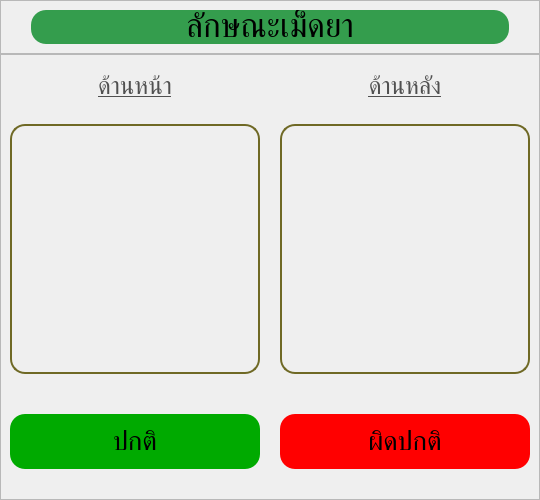
         <widget class="QWidget" name="characteristics_page">
          <layout class="QVBoxLayout" name="verticalLayout_14">
           <property name="spacing">
            <number>0</number>
           </property>
           <property name="leftMargin">
            <number>0</number>
           </property>
           <property name="topMargin">
            <number>0</number>
           </property>
           <property name="rightMargin">
            <number>0</number>
           </property>
           <property name="bottomMargin">
            <number>0</number>
           </property>
           <item>
            <widget class="QFrame" name="thickness_frame_2">
             <property name="maximumSize">
              <size>
               <width>16777215</width>
               <height>80</height>
              </size>
             </property>
             <property name="frameShape">
              <enum>QFrame::StyledPanel</enum>
             </property>
             <property name="frameShadow">
              <enum>QFrame::Raised</enum>
             </property>
             <layout class="QHBoxLayout" name="horizontalLayout_33">
              <property name="leftMargin">
               <number>30</number>
              </property>
              <property name="rightMargin">
               <number>30</number>
              </property>
              <item>
               <widget class="QLabel" name="thickness_title_2">
                <property name="maximumSize">
                 <size>
                  <width>16777215</width>
                  <height>50</height>
                 </size>
                </property>
                <property name="font">
                 <font>
                  <family>Kanit</family>
                  <pointsize>25</pointsize>
                 </font>
                </property>
                <property name="styleSheet">
                 <string notr="true">background-color: rgb(52, 157, 77);
border-radius: 15px;</string>
                </property>
                <property name="text">
                 <string>ลักษณะเม็ดยา</string>
                </property>
                <property name="alignment">
                 <set>Qt::AlignCenter</set>
                </property>
               </widget>
              </item>
             </layout>
            </widget>
           </item>
           <item>
            <widget class="QFrame" name="characteristics_frame">
             <property name="styleSheet">
              <string notr="true">QLabel {
	border: solid;
	border-width: 2px;
	border-color: rgb(111, 105, 37);
	border-radius: 15px;
	padding: 10px;
}

QPushButton {
	margin-top: 25px;
	border-radius: 15px;
}</string>
             </property>
             <property name="frameShape">
              <enum>QFrame::StyledPanel</enum>
             </property>
             <property name="frameShadow">
              <enum>QFrame::Raised</enum>
             </property>
             <layout class="QGridLayout" name="gridLayout_4">
              <property name="bottomMargin">
               <number>30</number>
              </property>
              <property name="horizontalSpacing">
               <number>20</number>
              </property>
              <property name="verticalSpacing">
               <number>15</number>
              </property>
              <item row="1" column="0">
               <widget class="QLabel" name="tablet_front_img">
                <property name="minimumSize">
                 <size>
                  <width>250</width>
                  <height>250</height>
                 </size>
                </property>
                <property name="maximumSize">
                 <size>
                  <width>250</width>
                  <height>250</height>
                 </size>
                </property>
                <property name="text">
                 <string/>
                </property>
                <property name="pixmap">
                 <pixmap resource="../../../resource.qrc">:/assets/icon/picture_default.png</pixmap>
                </property>
                <property name="scaledContents">
                 <bool>true</bool>
                </property>
               </widget>
              </item>
              <item row="2" column="1">
               <widget class="QPushButton" name="characteristics_abnomal">
                <property name="minimumSize">
                 <size>
                  <width>120</width>
                  <height>80</height>
                 </size>
                </property>
                <property name="font">
                 <font>
                  <family>Kanit</family>
                  <pointsize>20</pointsize>
                 </font>
                </property>
                <property name="cursor">
                 <cursorShape>PointingHandCursor</cursorShape>
                </property>
                <property name="styleSheet">
                 <string notr="true">background-color: rgb(255, 0, 0);</string>
                </property>
                <property name="text">
                 <string>ผิดปกติ</string>
                </property>
                <property name="icon">
                 <iconset>
                  <normaloff>:/assets/icon/close.png</normaloff>:/assets/icon/close.png</iconset>
                </property>
                <property name="iconSize">
                 <size>
                  <width>30</width>
                  <height>30</height>
                 </size>
                </property>
               </widget>
              </item>
              <item row="2" column="0">
               <widget class="QPushButton" name="characteristics_nomal">
                <property name="minimumSize">
                 <size>
                  <width>120</width>
                  <height>80</height>
                 </size>
                </property>
                <property name="font">
                 <font>
                  <family>Kanit</family>
                  <pointsize>20</pointsize>
                 </font>
                </property>
                <property name="cursor">
                 <cursorShape>PointingHandCursor</cursorShape>
                </property>
                <property name="styleSheet">
                 <string notr="true">background-color: rgb(0, 170, 0);</string>
                </property>
                <property name="text">
                 <string>ปกติ</string>
                </property>
                <property name="icon">
                 <iconset>
                  <normaloff>:/assets/icon/confirm.png</normaloff>:/assets/icon/confirm.png</iconset>
                </property>
                <property name="iconSize">
                 <size>
                  <width>30</width>
                  <height>30</height>
                 </size>
                </property>
               </widget>
              </item>
              <item row="1" column="1">
               <widget class="QLabel" name="tablet_behind_img">
                <property name="minimumSize">
                 <size>
                  <width>250</width>
                  <height>250</height>
                 </size>
                </property>
                <property name="maximumSize">
                 <size>
                  <width>250</width>
                  <height>250</height>
                 </size>
                </property>
                <property name="text">
                 <string/>
                </property>
                <property name="pixmap">
                 <pixmap resource="../../../resource.qrc">:/assets/icon/picture_default.png</pixmap>
                </property>
                <property name="scaledContents">
                 <bool>true</bool>
                </property>
               </widget>
              </item>
              <item row="0" column="0">
               <widget class="QLabel" name="tablet_front_label">
                <property name="maximumSize">
                 <size>
                  <width>16777215</width>
                  <height>50</height>
                 </size>
                </property>
                <property name="font">
                 <font>
                  <family>Kanit</family>
                  <pointsize>18</pointsize>
                  <bold>false</bold>
                  <underline>true</underline>
                 </font>
                </property>
                <property name="styleSheet">
                 <string notr="true">border: none;
color: rgb(80, 80, 80);</string>
                </property>
                <property name="text">
                 <string>ด้านหน้า</string>
                </property>
                <property name="alignment">
                 <set>Qt::AlignCenter</set>
                </property>
               </widget>
              </item>
              <item row="0" column="1">
               <widget class="QLabel" name="tablet_behind_label">
                <property name="maximumSize">
                 <size>
                  <width>16777215</width>
                  <height>50</height>
                 </size>
                </property>
                <property name="font">
                 <font>
                  <family>Kanit</family>
                  <pointsize>18</pointsize>
                  <bold>false</bold>
                  <underline>true</underline>
                 </font>
                </property>
                <property name="styleSheet">
                 <string notr="true">border: none;
color: rgb(80, 80, 80);</string>
                </property>
                <property name="text">
                 <string>ด้านหลัง</string>
                </property>
                <property name="alignment">
                 <set>Qt::AlignCenter</set>
                </property>
               </widget>
              </item>
             </layout>
            </widget>
           </item>
          </layout>
         </widget>
